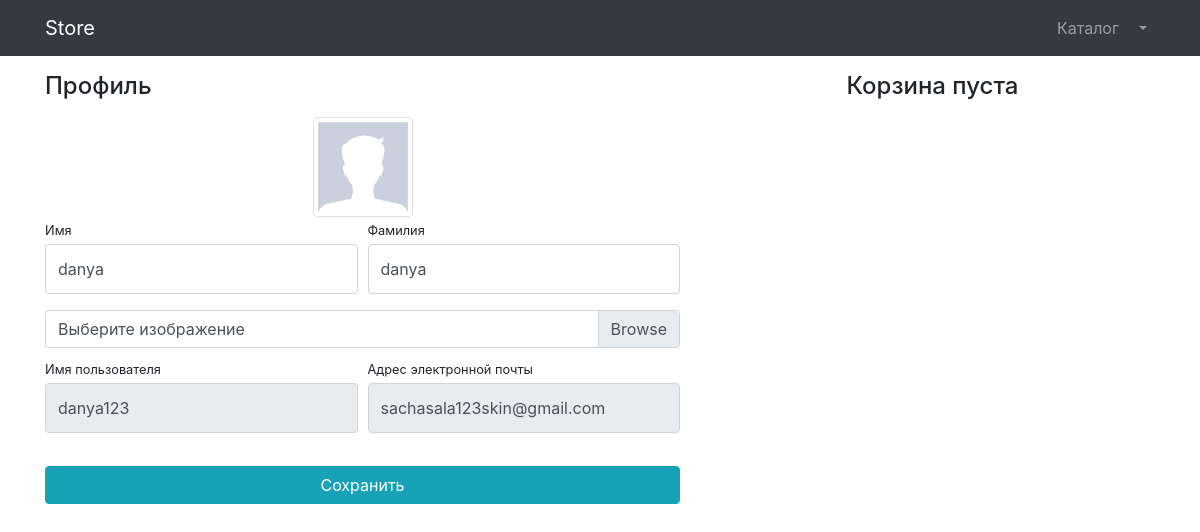
The app's page /users/profile/12/ (signed in) with its own data.
### users/models.py (models this page shows)
class User(AbstractUser):
    image=models.ImageField(upload_to='users_images', blank=True)
    is_verifield = models.BooleanField(default=False)

### users/views.py (the view, shortened to what this page needs)
# urls.py: path('profile/<int:pk>/', login_required(UserProfileView.as_view()), name = 'profile'),
class UserProfileView(UpdateView):
        model = User
        form_class = UserProfileForm
        template_name = 'users/profile.html'
        success_url = reverse_lazy('users:profile')

### users/forms.py
class UserProfileForm(UserChangeForm):
        first_name = forms.CharField(widget=forms.TextInput(attrs={
                'class': 'form-control py-4', 'placeholder': 'Введите имя'}))
        last_name = forms.CharField(widget=forms.TextInput(attrs={
                'class': 'form-control py-4', 'placeholder': 'Введите фамилию'}))
        username = forms.CharField(widget=forms.TextInput(attrs={
                'class': 'form-control py-4', 'placeholder': 'Введите имя пользователя','readonly': True}))
        email = forms.CharField(widget=forms.EmailInput(attrs={
                'class': 'form-control py-4', 'placeholder': 'Адрес электронной почты', 'readonly': True}))
        image = forms.ImageField(widget=forms.FileInput(attrs={
                'class':'custom-file-input'}))
        class Meta:
                model = User
                fields = ('first_name','last_name','image','username','email')

### products/context_processors.py (called while the page is built)
def baskets(request):
        user = request.user
        return {'baskets':Basket.objects.filter(user=user) if user.is_authenticated else []}

### users/templates/users/profile.html (shortened to what this page needs)
{% extends "products/base.html" %}
{% load static %}
{% block css%}
    <link href="{% static 'vendor/css/profile.css' %}" rel="stylesheet">
{% endblock %}
{% block content%}
    <div class="container">
        <div class="row">
            <div class="col-lg-7">
                <h4 class="mt-3 mb-3">Профиль</h4>
                <div class="col-lg-12 text-center">
                    <img width="100" height="100"
                        src="{% if user.image %} {{ user.image.url }}{% else %} {% static 'vendor\img\users\default_avatar.jpg'%} {% endif %}"
                        class="img-thumbnail">
                </div>
                <form action="{% url 'users:profile' user.id %}" method="post" enctype="multipart/form-data">
                    <div class="form-row">
                        <div class="col-lg-6">
                            <div class="form-group">
                                <label class="small mb-1" for="{{ form.first_name.id_for_label }}">Имя</label>
                                {{ form.first_name }}
                            </div>
                        </div>
                        <div class="col-lg-6">
                            <div class="form-group">
                                <label class="small mb-1" for="{{ form.last_name.id_for_label }}">Фамилия</label>
                                {{ form.last_name }}
                            </div>
                        </div>
                    </div>
                    <div class="form-row mb-2">
                        <div class="col-lg-12">
                            <div class="custom-file">
                                <label class="custom-file-label" for="{{ form.image.id_for_label }}">Выберите изображение</label>
                            </div>
                        </div>
                    </div>
                    <div class="form-row">
                        <div class="col-lg-6">
                            <label class="small mb-1" for="{{ form.username.id_for_label }}">Имя пользователя</label>
                            {{ form.username }}
                        </div>
                        <div class="col-lg-6">
                            <label class="small mb-1" for="{{ form.email.id_for_label }}">Адрес электронной
                                почты</label>
                            {{ form.email }}
                        </div>
                    </div>
                    <div class="form-row">
                        <div class="col-lg-12" style="margin-top: 33px;">
                            <input class="btn btn-info btn-block" type="submit" value="Сохранить">
                        </div>
                    </div>
                </form>
            </div>
            <div class="col-lg-5">
               {% include 'products/basket.html' %}
            </div>
        </div>
    </div>
{% endblock%}

### records on screen
User: first_name "danya", last_name "danya", username "danya123", email "sachasala123skin@gmail.com"
